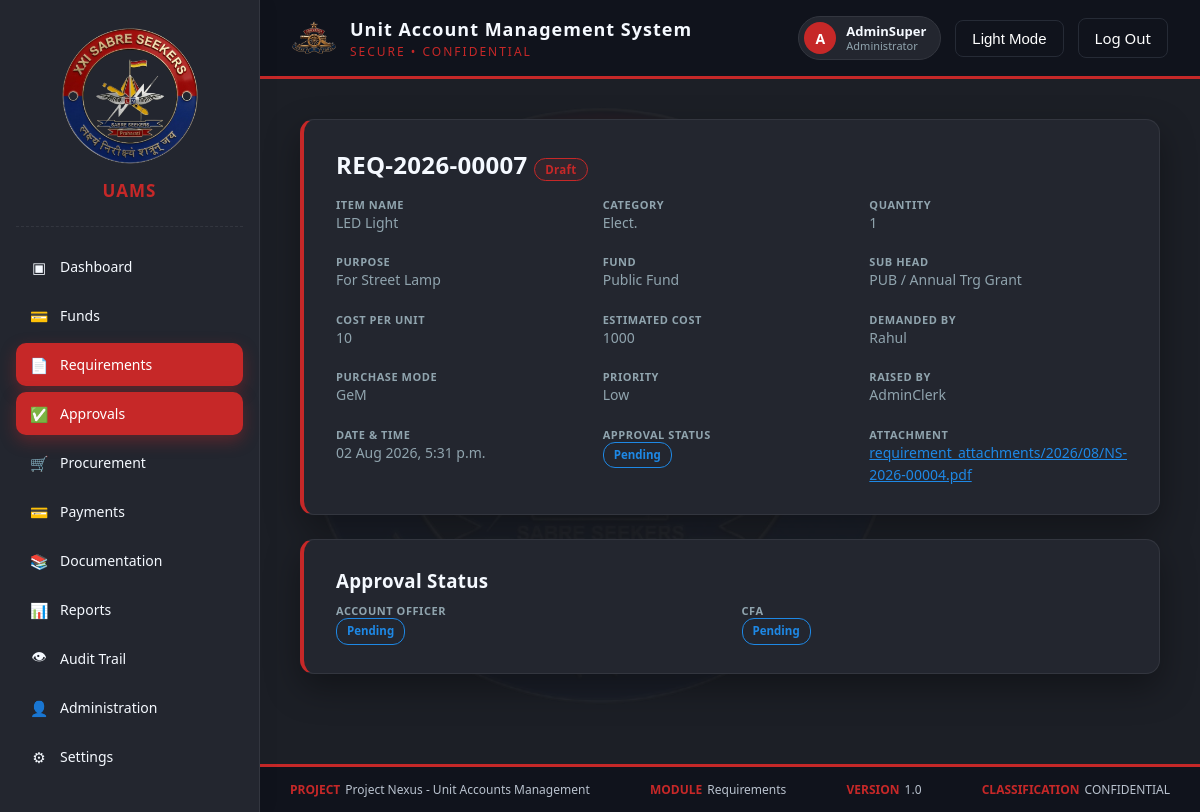
Screenshot of /requirements/7/ (signed in) with the database file from the repository.
### authentication/models.py (models this page shows)
class User(AbstractUser):
    ROLE_CHOICES = [
        ('HEAD_CLERK', 'Head Clerk'),
        ('ACCOUNTS_CLERK', 'Accounts Clerk'),
        ('ACCOUNTS_JCO', 'Accounts JCO'),
        ('ACCOUNTS_OFFICER', 'Accounts Officer'),
        ('CFA', 'Competent Financial Authority (CFA)'),
        ('ADMINISTRATOR', 'Administrator'),
    ]
    STATUS_CHOICES = [
        ('ACTIVE', 'Active'),
        ('SUSPENDED', 'Suspended'),
        ('INACTIVE', 'Inactive'),
    ]
    id = models.UUIDField(primary_key=True, default=uuid.uuid4, editable=False)
    role = models.CharField(max_length=30, choices=ROLE_CHOICES, default='ACCOUNTS_CLERK')
    status = models.CharField(max_length=20, choices=STATUS_CHOICES, default='ACTIVE')
    class Meta:
        db_table = 'uams_users'

### requirements_mgmt/models.py (models this page shows, shortened)
class Requirement(models.Model):
    WORKFLOW_CHOICES = [
        ("DRAFT", "Draft"),
        ("PENDING_AO", "Pending Account Officer"),
        ("AO_DENIED", "Returned by Account Officer"),
        ("PENDING_CFA", "Pending CFA"),
        ("CFA_DENIED", "Returned by CFA"),
        ("APPROVED", "Approved"),
    ]
    DECISION_CHOICES = [
        ("PENDING", "Pending"),
        ("APPROVED", "Approved"),
        ("DENIED", "Denied"),
    ]
    PURCHASE_MODE_CHOICES = [
        ("GEM", "GeM"),
        ("LOCAL", "Local"),
    ]
    PRIORITY_CHOICES = [
        ("LOW", "Low"),
        ("MEDIUM", "Medium"),
        ("HIGH", "High"),
    ]
    requirement_id = models.CharField(max_length=30, unique=True, editable=False)
    item_name = models.CharField(max_length=250)
    category = models.CharField(max_length=250)
    quantity = models.PositiveIntegerField()
    purpose = models.CharField(max_length=250)
    estimated_cost = models.CharField(max_length=250)
    cost_per_unit = models.CharField(max_length=250, blank=True, null=True)
    demanded_by = models.CharField(max_length=250, help_text="Who this item is being demanded for")
    fund_head = models.ForeignKey(
        "masterdata.FundHead",
        on_delete=models.PROTECT,
        related_name="requirements",
        null=True,
        blank=True,
    )
    sub_head = models.ForeignKey(
        "masterdata.SubHead",
        on_delete=models.PROTECT,
        related_name="requirements",
        null=True,
        blank=True,
    )
    purchase_mode = models.CharField(max_length=10, choices=PURCHASE_MODE_CHOICES)
    priority = models.CharField(max_length=10, choices=PRIORITY_CHOICES, default="MEDIUM")
    attachment = models.FileField(
        upload_to="requirement_attachments/%Y/%m/",
        blank=True,
        null=True,
        validators=[validate_attachment_size],
    )
    raised_by = models.ForeignKey(
        "authentication.User", on_delete=models.PROTECT, related_name="requirements_raised"
    )
    created_at = models.DateTimeField(auto_now_add=True)
    updated_at = models.DateTimeField(auto_now=True)
    workflow_status = models.CharField(max_length=20, choices=WORKFLOW_CHOICES, default="DRAFT")
    ao_status = models.CharField(max_length=10, choices=DECISION_CHOICES, default="PENDING")
    ao_remarks = models.TextField(blank=True, null=True)
    ao_acted_by = models.ForeignKey(
        "authentication.User", on_delete=models.SET_NULL, null=True, blank=True,
        related_name="requirements_ao_reviewed",
    )
    ao_acted_at = models.DateTimeField(null=True, blank=True)
    cfa_status = models.CharField(max_length=10, choices=DECISION_CHOICES, default="PENDING")
    cfa_remarks = models.TextField(blank=True, null=True)
    cfa_acted_by = models.ForeignKey(
        "authentication.User", on_delete=models.SET_NULL, null=True, blank=True,
        related_name="requirements_cfa_reviewed",
    )
    cfa_acted_at = models.DateTimeField(null=True, blank=True)
    class Meta:
        db_table = "req_requirements"
        ordering = ["-created_at"]
        verbose_name = "Requirement"
        verbose_name_plural = "Requirements"
    @property
    def is_editable(self):
        return self.workflow_status in ("DRAFT", "AO_DENIED", "CFA_DENIED")
    @property
    def simple_approval_status(self):
        if self.workflow_status == "APPROVED":
            return "Approved"
        if self.workflow_status in ("AO_DENIED", "CFA_DENIED"):
            return "Declined"
        return "Pending"

### masterdata/models.py (models this page shows)
class FundHead(CoreModel):
    name = models.CharField(max_length=150, unique=True)
    code = models.CharField(max_length=20, unique=True)
    is_active = models.BooleanField(default=True)
    class Meta:
        db_table = "md_fund_heads"
        ordering = ["name"]
    def __str__(self):
        return self.name

class SubHead(CoreModel):
    fund_head = models.ForeignKey(
        FundHead, on_delete=models.PROTECT, related_name="sub_heads"
    )
    name = models.CharField(max_length=150)
    code = models.CharField(max_length=20)
    is_active = models.BooleanField(default=True)
    class Meta:
        db_table = "md_sub_heads"
        ordering = ["fund_head__name", "name"]
        unique_together = ("fund_head", "code")
        verbose_name_plural = "Sub Heads"
    def __str__(self):
        return f"{self.fund_head.code} / {self.name}"

### requirements_mgmt/views.py (the view, shortened to what this page needs)
# urls.py: path('<int:pk>/', views.requirement_detail, name='requirement_detail'),
@login_required
def requirement_detail(request, pk):
    requirement = get_object_or_404(Requirement, pk=pk)
    role = request.user.role
    ao_form = None
    cfa_form = None
    can_act_as_ao = role == "ACCOUNTS_OFFICER" and requirement.workflow_status == "PENDING_AO"
    can_act_as_cfa = role == "CFA" and requirement.workflow_status == "PENDING_CFA"
    if ao_form is None and can_act_as_ao:
        ao_form = AODecisionForm(initial={"ao_status": "PENDING"})
    if cfa_form is None and can_act_as_cfa:
        cfa_form = CFADecisionForm(initial={"cfa_status": "PENDING"})
    return render(request, "requirements_mgmt/requirement_detail.html", {
        "requirement": requirement,
        "role": role,
        "active_nav": "requirements",
        "ao_form": ao_form,
        "cfa_form": cfa_form,
        "can_edit": requirement.is_editable and requirement.raised_by == request.user,
        "can_submit": requirement.is_editable and requirement.raised_by == request.user,
    })

### templates/requirements_mgmt/requirement_detail.html (shortened to what this page needs)
{% load static %}
<!DOCTYPE html>
<html lang="en">
<head>
  <link rel="stylesheet" href="{% static 'css/style.css' %}">
  <link rel="stylesheet" href="{% static 'css/requirement_form.css' %}">
</head>
<body>
<div class="app-layout">
  {% include 'partials/sidebar.html' with active_nav='requirements' %}
  <div class="main-content">
 {% include 'partials/header.html' with active_nav='requirements' %}
    <div class="dashboard-shell">
      <div class="card">
        <div class="rf-card-head">
          <h2 style="margin:0;">{{ requirement.requirement_id }} <span class="badge badge-workflow">{{ requirement.get_workflow_status_display }}</span></h2>
        </div>
        <div class="rf-grid-3" style="margin-top:16px;">
          <div><span class="rf-label">Item Name</span><p>{{ requirement.item_name }}</p></div>
          <div><span class="rf-label">Category</span><p>{{ requirement.category }}</p></div>
          <div><span class="rf-label">Quantity</span><p>{{ requirement.quantity }}</p></div>
          <div><span class="rf-label">Purpose</span><p>{{ requirement.purpose }}</p></div>
          <div><span class="rf-label">Fund</span><p>{{ requirement.fund_head }}</p></div>
          <div><span class="rf-label">Sub Head</span><p>{{ requirement.sub_head }}</p></div>
          <div><span class="rf-label">Cost Per Unit</span><p>{{ requirement.cost_per_unit }}</p></div>
          <div><span class="rf-label">Estimated Cost</span><p>{{ requirement.estimated_cost }}</p></div>
          <div><span class="rf-label">Demanded By</span><p>{{ requirement.demanded_by }}</p></div>
          <div><span class="rf-label">Purchase Mode</span><p>{{ requirement.get_purchase_mode_display }}</p></div>
          <div><span class="rf-label">Priority</span><p>{{ requirement.get_priority_display }}</p></div>
          <div><span class="rf-label">Raised By</span><p>{{ requirement.raised_by.username }}</p></div>
          <div><span class="rf-label">Date &amp; Time</span><p>{{ requirement.created_at|date:"d M Y, P" }}</p></div>
          <div><span class="rf-label">Approval Status</span><p><span class="badge badge-{{ requirement.simple_approval_status|lower }}">{{ requirement.simple_approval_status }}</span></p></div>
          <div>
            <span class="rf-label">Attachment</span>
            <p>
              {% if requirement.attachment %}
                <a href="{{ requirement.attachment.url }}" style="color:var(--accent-blue);" target="_blank">{{ requirement.attachment.name }}</a>
              {% else %}
                <span style="color:var(--text-secondary);">None</span>
              {% endif %}
            </p>
          </div>
        </div>
      </div>
      <div class="card">
        <h3 style="margin-top:0;">Approval Status</h3>
        <div class="rf-grid-2">
          <div>
            <span class="rf-label">Account Officer</span>
            <p><span class="badge badge-{{ requirement.ao_status|lower }}">{{ requirement.get_ao_status_display }}</span></p>
          </div>
          <div>
            <span class="rf-label">CFA</span>
            <p><span class="badge badge-{{ requirement.cfa_status|lower }}">{{ requirement.get_cfa_status_display }}</span></p>
          </div>
        </div>
      </div>
    </div>
    <div class="footer-strip">
      <div><span class="label">PROJECT</span><span class="item">Project Nexus - Unit Accounts Management</span></div>
      <div><span class="label">MODULE</span><span class="item">Requirements</span></div>
      <div><span class="label">VERSION</span><span class="item">1.0</span></div>
      <div><span class="label">CLASSIFICATION</span><span class="item">CONFIDENTIAL</span></div>
    </div>
  </div>
</div>
</body>
</html>

### templates/partials/header.html
{% load static %}
<div class="topbar">
      <div class="brand">
        <img src="{% static 'images/main-logo.png' %}" alt="Unit Crest" class="brand-icon">
        <div>
          <h1>Unit Account Management System</h1>
           <p class="tagline">SECURE &bull; CONFIDENTIAL</p>
        </div>
      </div>
      <div class="topbar-right">
        <div class="profile-chip">
          <span class="profile-avatar">{{ user.username|slice:":1"|upper }}</span>
          <span class="profile-info">
            <span class="profile-name">{{ user.username }}</span>
            <span class="profile-role">{{ user.get_role_display }}</span>
          </span>
        </div>
        <button id="theme-toggle-btn" class="theme-toggle">Light Mode</button>
        <a href="{% url 'logout' %}" class="theme-toggle" style="text-decoration:none;">Log Out</a>
      </div>
    </div>

### static/css/style.css (style rules this page uses)
:root { --primary-red: #C62828; --primary-red-soft: rgba(198, 40, 40, 0.10); --accent-blue: #1E88E5; --brand-dark: #10131C; --brand-dark-border: #262B36; --bg: #EEF2F7; --surface: #FFFFFF; --border: #E0E5EC; --text-primary: #1A1D24; --text-secondary: #5C6B7A; --icon-muted: #8FA0AE; }
html[data-theme="dark"] { --bg: #1C1F26; --surface: #23262F; --border: #33363F; --text-primary: #F5F9FF; --text-secondary: #90A4AE; --icon-muted: #5C6B7A; }
* { box-sizing: border-box; }
body { margin: 0; font-family: 'Segoe UI', Arial, sans-serif; background: var(--bg); color: var(--text-primary); transition: background 0.2s ease, color 0.2s ease; }
.topbar { display: flex; align-items: center; justify-content: space-between; padding: 16px 32px; border-bottom: 3px solid var(--primary-red); background: var(--brand-dark); }
.topbar .brand { display: flex; align-items: center; gap: 14px; }
.topbar .brand-icon { width: 44px; height: 44px; object-fit: contain; }
.topbar h1 { font-size: 18px; margin: 0; letter-spacing: 1px; color: #F5F9FF; }
.topbar .tagline { color: var(--primary-red); font-size: 12px; letter-spacing: 2px; margin: 2px 0 0; }
.topbar-right { display: flex; align-items: center; gap: 14px; color: #a81f1f; }
.theme-toggle, .session-badge { display: inline-flex; align-items: center; gap: 8px; background: transparent; border: 1px solid var(--brand-dark-border); color: #fff; padding: 9px 16px; border-radius: 8px; cursor: pointer; font-size: 15px; white-space: nowrap; }
.profile-chip { display: flex; align-items: center; gap: 10px; padding: 5px 14px 5px 5px; border: 1px solid var(--border); border-radius: 24px; background: var(--surface); }
.profile-avatar { width: 32px; height: 32px; flex-shrink: 0; border-radius: 50%; background: var(--primary-red); color: #fff; display: flex; align-items: center; justify-content: center; font-weight: 700; font-size: 14px; }
.profile-info { display: flex; flex-direction: column; line-height: 1.25; }
.profile-name { font-size: 13px; font-weight: 600; color: var(--text-primary); }
.profile-role { font-size: 11px; color: var(--text-secondary); }
.footer-strip { margin-top: auto; display: flex; justify-content: space-between; align-items: center; flex-wrap: wrap; gap: 20px; padding: 14px 30px; border-top: 3px solid var(--primary-red); background: var(--brand-dark); font-size: 12px; }
.footer-strip .label { color: var(--primary-red); font-weight: 700; margin-right: 5px; text-transform: uppercase; }
.footer-strip .item { color: #B9C2CE; }
.dashboard-shell { padding: 40px; position: relative; background: var(--bg); }
.dashboard-shell::before { content: ''; position: fixed; top: 50%; left: 50%; transform: translate(-50%, -50%); width: 600px; height: 600px; background-image: url('/static/images/dashboard-bg-logo.png'); background-size: contain; background-repeat: no-repeat; background-position: center; opacity: 0.05; pointer-events: none; z-index: 0; }
.dashboard-shell .card { background: var(--surface); border-left: 4px solid var(--primary-red); border-radius: 14px; padding: 28px 32px; margin-bottom: 24px; position: relative; z-index: 1; box-shadow: 0 14px 34px rgba(16, 19, 28, 0.08); }
html[data-theme="dark"] .dashboard-shell .card { box-shadow: 0 14px 34px rgba(0, 0, 0, 0.35); border-top: 1px solid var(--border); border-right: 1px solid var(--border); border-bottom: 1px solid var(--border); }
.dashboard-shell .card h1, .dashboard-shell .card h2, .dashboard-shell .card h3 { margin: 0 0 10px; font-weight: 800; color: var(--text-primary); letter-spacing: 0.3px; }
.dashboard-shell .card p { margin: 0; color: var(--text-secondary); font-size: 14px; line-height: 1.6; }
.app-layout { display: flex; min-height: 100vh; background: var(--bg); }
.main-content { flex: 1; min-width: 0; display: flex; flex-direction: column; min-height: 100vh; }

### rows the page displays
User: username "A", username "AdminSuper", role "Administrator"
Requirement: requirement_id "REQ-2026-00007", workflow_status "Draft", item_name "LED Light", category "Elect.", quantity "1", purpose "For Street Lamp", fund_head "Public Fund", sub_head "PUB / Annual Trg Grant", cost_per_unit "10", estimated_cost "1000", demanded_by "Rahul", purchase_mode "GeM", priority "Low", raised_by.username "AdminClerk", created_at "02 Aug 2026, 5:31 p.m.", simple_approval_status "Pending", attachment.name "requirement_attachments/2026/08/NS-2026-00004.pdf", ao_status "Pending", cfa_status "Pending"
